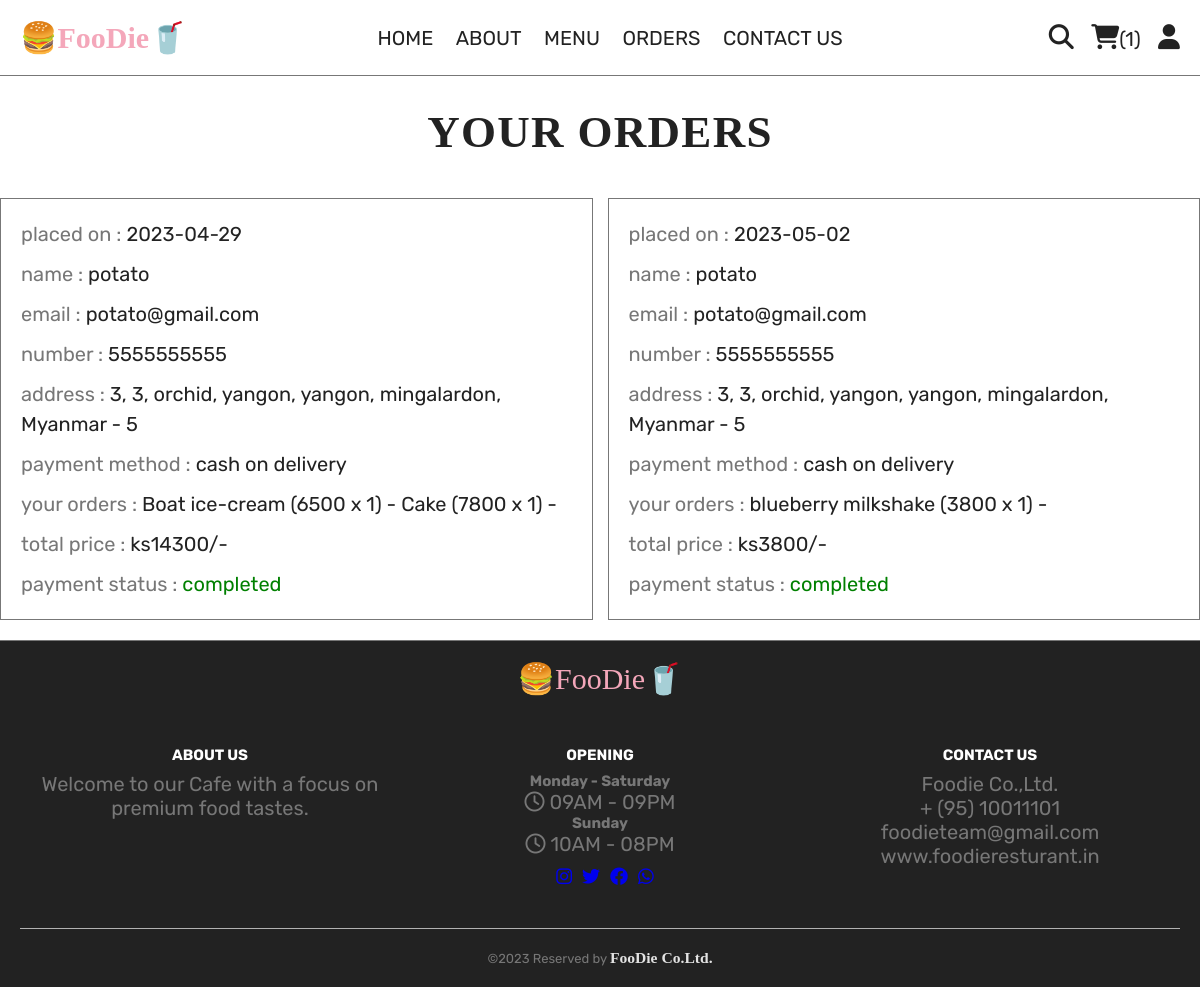
Page /orders.php (signed in) on the earlier database version.
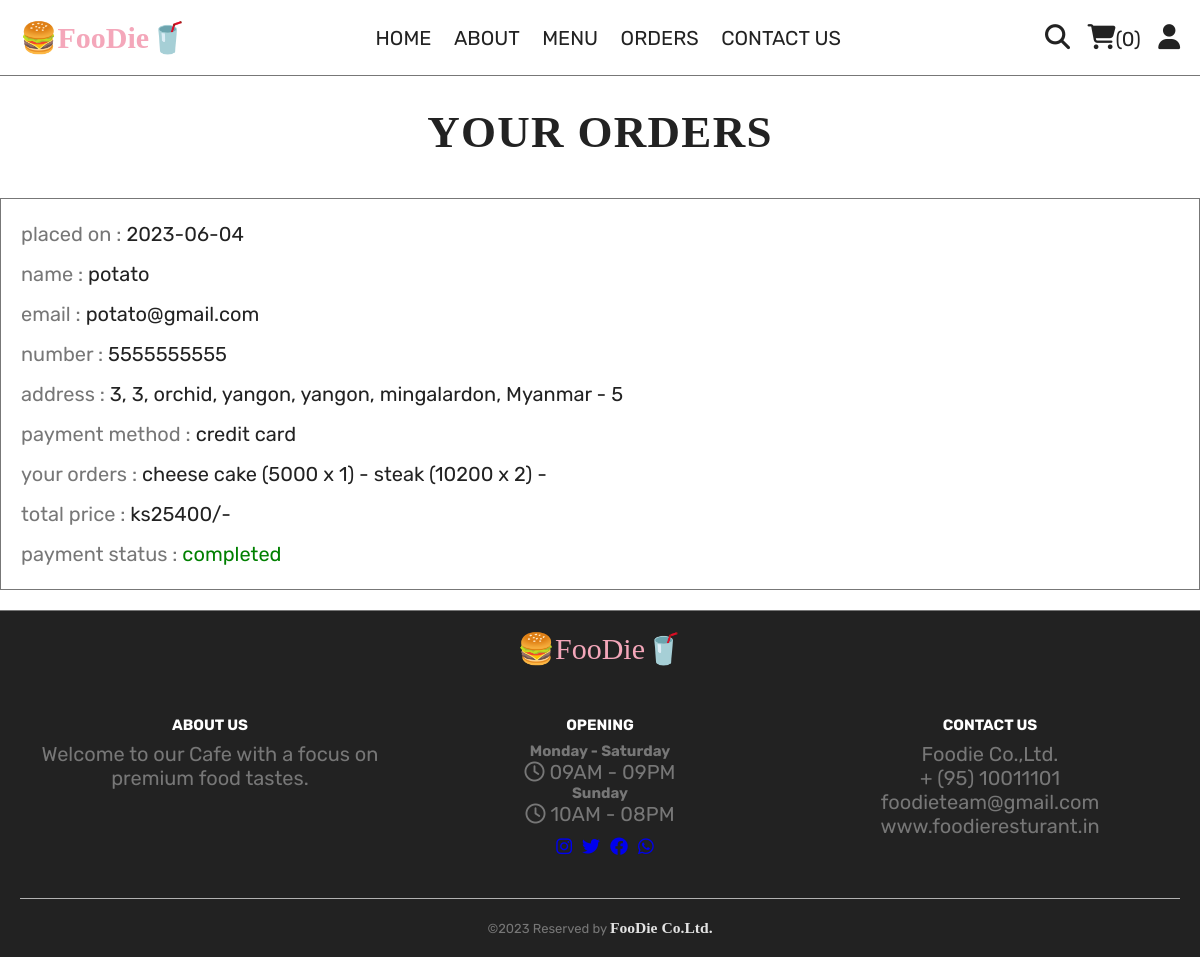
Same page on the later database version.
### tables this page shows
CREATE TABLE `orders` (
  `id` int(100) NOT NULL,
  `user_id` int(100) NOT NULL,
  `name` varchar(20) NOT NULL,
  `number` varchar(10) NOT NULL,
  `email` varchar(50) NOT NULL,
  `method` varchar(50) NOT NULL,
  `address` varchar(500) NOT NULL,
  `total_products` varchar(1000) NOT NULL,
  `total_price` int(100) NOT NULL,
  `placed_on` date NOT NULL DEFAULT current_timestamp(),
  `payment_status` varchar(20) NOT NULL DEFAULT 'pending'
);

### orders.php (the view, shortened to what this page needs)
<?php
include 'components/connect.php';
if(isset($_SESSION['user_id'])){
   $user_id = $_SESSION['user_id'];
}else{
   $user_id = '';
   header('location:home.php');
};
?>
<!DOCTYPE html>
<html lang="en">
<head>
   <link rel="stylesheet" href="https://cdnjs.cloudflare.com/ajax/libs/font-awesome/6.1.1/css/all.min.css">
   <link rel="stylesheet" href="css/style.css">
</head>
<body>
<?php include 'components/user_header.php'; ?>
<section class="orders">
   <h1 class="title">your orders</h1>
   <div class="box-container">
   <?php
      if($user_id == ''){
         echo '<p class="empty">please login to see your orders</p>';
      }else{
         $select_orders = $conn->prepare("SELECT * FROM `orders` WHERE user_id = ?");
         $select_orders->execute([$user_id]);
         if($select_orders->rowCount() > 0){
            while($fetch_orders = $select_orders->fetch(PDO::FETCH_ASSOC)){
   ?>
   <div class="box">
      <p>placed on : <span><?= $fetch_orders['placed_on']; ?></span></p>
      <p>name : <span><?= $fetch_orders['name']; ?></span></p>
      <p>email : <span><?= $fetch_orders['email']; ?></span></p>
      <p>number : <span><?= $fetch_orders['number']; ?></span></p>
      <p>address : <span><?= $fetch_orders['address']; ?></span></p>
      <p>payment method : <span><?= $fetch_orders['method']; ?></span></p>
      <p>your orders : <span><?= $fetch_orders['total_products']; ?></span></p>
      <p>total price : <span>ks<?= $fetch_orders['total_price']; ?>/-</span></p>
      <p> payment status : <span style="color:<?php if($fetch_orders['payment_status'] == 'pending'){ echo 'red'; }else{ echo 'green'; }; ?>"><?= $fetch_orders['payment_status']; ?></span> </p>
   </div>
   <?php
      }
      }else{
         echo '<p class="empty">no orders placed yet!</p>';
      }
      }
   ?>
   </div>
</section>
<?php include 'components/footer.php'; ?>
</body>
</html>

### components/user_header.php (shortened to what this page needs)
<header class="header">
   <section class="flex">
      <a href="home.php" class="logo">🍔FooDie🥤</a>
      <nav class="navbar">
         <a href="home.php">HOME</a>
         <a href="about.php">ABOUT</a>
         <a href="menu.php">MENU</a>
         <a href="orders.php">ORDERS</a>
         <a href="contact.php">CONTACT US</a>
      </nav>
      <div class="icons">
         <?php
            $count_cart_items = $conn->prepare("SELECT * FROM `cart` WHERE user_id = ?");
            $count_cart_items->execute([$user_id]);
            $total_cart_items = $count_cart_items->rowCount();
         ?>
          <a href="search.php"><i class="fas fa-search"></i></a>
         <a href="cart.php"><i class="fas fa-shopping-cart"></i><span>(<?= $total_cart_items; ?>)</span></a>
         <div id="user-btn" class="fas fa-user"></div>
      </div>
   </section>
</header>

### components/footer.php (shortened to what this page needs)
<div class="footer">
    <a href="home.php" class="ftlogo">🍔FooDie🥤</a>
    <div class="footer-container">
        <div>
            <h3>ABOUT US</h3>
            <p>Welcome to our Cafe with a focus on premium food tastes.</p>
        </div>
        <div>
            <h3>OPENING</h3>
            <h5 class="text-info fw-normal">Monday - Saturday</h5>
            <p><i class="fa-regular fa-clock"></i> 09AM - 09PM</p>
            <h5 class="text-info fw-normal">Sunday</h5>
            <p><i class="fa-regular fa-clock"></i> 10AM - 08PM</p>
            <ul>
                <li><a href="#"><i class="fa-brands fa-instagram"></i></a></li>
                <li><a href="#"><i class="fa-brands fa-twitter"></i></a></li>
                <li><a href="#"><i class="fa-brands fa-facebook"></i></a></li>
                <li><a href="#"><i class="fa-brands fa-whatsapp"></i></a></li>
            </ul>
        </div>
        <div class="continfo">
            <h3>CONTACT US</h3>
            <span>Foodie Co.,Ltd.</span>
            <span>+ (95) 10011101</span>
            <span>foodieteam@gmail.com</span>
            <span>www.foodieresturant.in</span>
        </div>
    </div>
    <p class="copyright">&copy;2023 Reserved by <span>FooDie Co.Ltd.</span></p>
</div>

### css/style.css (style rules this page uses)
:root { --red: #f4a7ba; --danger: #e74c3c; --white: #fff; --black: #222; --light-color: #777; --background-color: #f2f2f2; --star-color: #ffe700; --border: .1rem solid var(--light-color); }
* { font-family: 'Rubik', sans-serif; margin: 0; padding: 0; box-sizing: border-box; outline: none; border: none; text-decoration: none; }
html { font-size: 62.5%; overflow-x: hidden; scroll-behavior: smooth; stop-opacity: 7rem; }
.header section { margin: 0 auto; max-width: 1200px; padding: 2rem; }
.header { border-bottom: var(--border); }
.title { font-family: dancing script; text-align: center; color: var(--black); font-size: 4.5rem; padding-bottom: 1rem; margin: 30px auto; text-transform: uppercase; letter-spacing: 1.3px; }
.header { position: sticky; top: 0; left: 0; right: 0; z-index: 1000; background-color: var(--white); border-bottom: var(--border); }
.header .flex { display: flex; align-items: center; justify-content: space-between; position: relative; }
.logo { font-family: 'Lobster', cursive; font-weight: 600; text-decoration: none; font-size: 3rem; color: var(--red); }
.ftlogo { font-family: 'Lobster', cursive; text-decoration: none; font-size: 3rem; color: var(--red); }
.header .flex .navbar a { text-decoration: none; font-size: 2rem; color: var(--black); margin: 0 1rem; }
.header .flex .icons>* { margin-left: 1.5rem; font-size: 2.5rem; color: var(--black); cursor: pointer; }
.header .flex .icons span { font-size: 2rem; }
.orders .box-container { display: flex; flex-wrap: wrap; gap: 1.5rem; align-items: flex-start; }
.orders .box-container .box { padding: 1rem 2rem; border: var(--border); flex: 1 1 40rem; }
.orders .box-container .box p { line-height: 1.5; margin: 1rem 0; font-size: 2rem; color: var(--light-color); }
.orders .box-container .box p span { color: var(--black); }
.footer { padding: 2rem; margin: 2rem 0 auto auto; border-top: var(--border); text-align: center; font-size: 1.3rem; background-color: var(--black); color: var(--light-color); max-width: 100%; }
.footer .footer-container { display: grid; grid-template-columns: repeat(auto-fit, minmax(30rem, 2fr)); grid-gap: 1rem; padding: 4rem 0; border-bottom: 1px solid #b2b2b2; margin-bottom: 20px; margin-top: 10px; }
.footer .footer-container h3 { color: var(--white); font-size: 1.5rem; padding-bottom: .8rem; }
.footer .footer-container ul { list-style: none; display: flex; justify-content: center; padding-top: 1rem; }
.footer .footer-container ul li a { margin-left: 10px; font-size: 18px; }
.footer .footer-container span { display: block; }
.copyright span { font-family: 'Lobster', cursive; color: #e3e3e3; font-size: larger; font-weight: bolder; }
.continfo, .footer .footer-container p { font-size: 2rem; }
.footer h5 { font-size: 1.5rem; }

Differences in the rows shown:
removed orders: placed_on "2023-04-29", name "potato", email "potato@gmail.com", number "5555555555", address "3, 3, orchid, yangon, yangon, mingalardon, Myanmar - 5", method "cash on delivery", total_products "Boat ice-cream (6500 x 1) - Cake (7800 x 1) -", total_price "14300", payment_status "completed"
removed orders: placed_on "2023-05-02", name "potato", email "potato@gmail.com", number "5555555555", address "3, 3, orchid, yangon, yangon, mingalardon, Myanmar - 5", method "cash on delivery", total_products "blueberry milkshake (3800 x 1) -", total_price "3800", payment_status "completed"
added orders: placed_on "2023-06-04", name "potato", email "potato@gmail.com", number "5555555555", address "3, 3, orchid, yangon, yangon, mingalardon, Myanmar - 5", method "credit card", total_products "cheese cake (5000 x 1) - steak (10200 x 2) -", total_price "25400", payment_status "completed"
Other differences:
$total_cart_items: "1" → "0"
